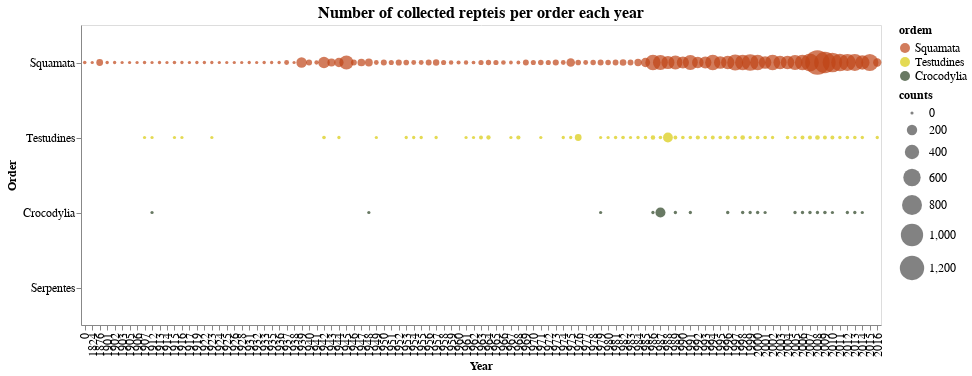

Source (notebook cell):
### Code cell
g1 = alt.Chart(orders[orders['ordem'] != 'Caudata'],
               width=800, height=300, title='Number of collected repteis per order each year').mark_circle(
                                                                                color='green').encode(
    x= alt.X('ano_coleta', type='ordinal', title='Year'),
    y= alt.Y('ordem', type='nominal', title='Order',
            sort= alt.EncodingSortField(field='count', op='max', order='descending')),
    size = alt.Size('counts', scale=alt.Scale(range=[10,600])),
    color = alt.Color('ordem', scale= alt.Scale(domain=ordens, range=cores)),
    tooltip= alt.Tooltip(['ano_coleta', 'counts'])
)

g1 = g1.configure_title(fontSize=16).configure_axis(
    labelFontSize=12,
    titleFontSize=12
).configure_legend(
    labelFontSize=12,
    titleFontSize=12
)

# saving graph
g1.save('./graphs/orders_per_year.html')

g1

### Figure 1 — Vega-Lite specification as saved in the notebook (floating-point values rounded to 4 significant figures; data arrays with more than 128 entries replaced by an {"elided": "..."} marker saying what was removed)
{"config": {"view": {"continuousWidth": 400, "continuousHeight": 300}, "axis": {"labelFontSize": 12, "titleFontSize": 12}, "legend": {"labelFontSize": 12, "titleFontSize": 12}, "title": {"fontSize": 16}}, "data": {"name": "data-26b91e8f25ac47e5e8752e5da65535bc"}, "mark": {"type": "circle", "color": "green"}, "encoding": {"color": {"type": "nominal", "field": "ordem", "scale": {"domain": ["Squamata", "Testudines", "Crocodylia"], "range": ["#BF4417", "#D9CB0B", "#284021"]}}, "size": {"type": "quantitative", "field": "counts", "scale": {"range": [10, 600]}}, "tooltip": [{"type": "quantitative", "field": "ano_coleta"}, {"type": "quantitative", "field": "counts"}], "x": {"type": "ordinal", "field": "ano_coleta", "title": "Year"}, "y": {"type": "nominal", "field": "ordem", "sort": {"field": "count", "op": "max", "order": "descending"}, "title": "Order"}}, "height": 300, "title": "Number of collected repteis per order each year", "width": 800, "$schema": "https://vega.github.io/schema/vega-lite/v4.8.1.json", "datasets": {"data-26b91e8f25ac47e5e8752e5da65535bc": {"elided": "187 records"}}}
